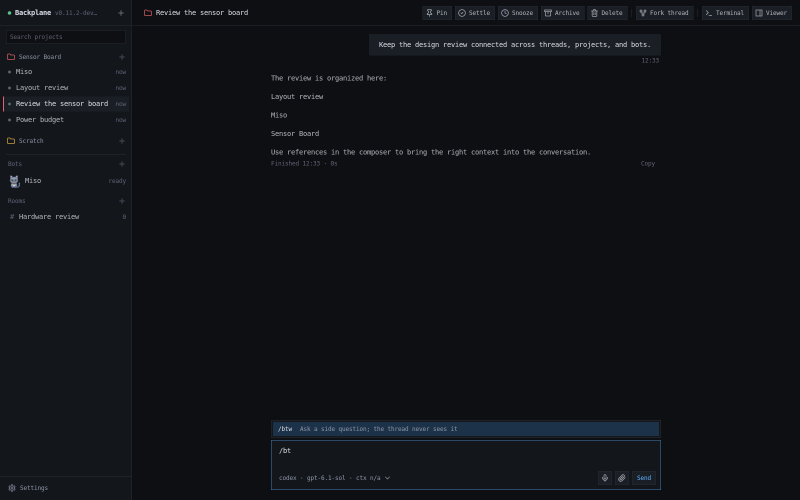
#> input picture docs/media/readme/features/raw/btw-autocomplete.png, 1600 x 1000 px, given in place of reference-thread.png, which was not available (shown at 1/2 size)
$ python export-panels.py
#> lines starting #> are read from the running program, lines starting #| are printed output that depends on the picture
"""Lossless crops of actual native pixels, plus explicitly scaled 2x exports.

Run after capture-features.py. No UI is drawn or reconstructed here.
"""
import json
from pathlib import Path
from PIL import Image

OUT = Path(__file__).resolve().parents[1]
panels = {
    'reference-thread': (530, 772, 1334, 990),
    'reference-room': (530, 772, 1334, 990),
    'reference-project': (530, 772, 1334, 990),
    'reference-bot': (530, 772, 1334, 990),
    'btw-autocomplete': (530, 830, 1334, 990),
    'btw-draft': (530, 865, 1334, 990),
    'inline-terminal': (530, 348, 1285, 677),
    'model-picker': (530, 748, 1334, 990),
}
manifest = {}
for name, box in panels.items():
    im = Image.open(OUT / 'raw' / (name + '.png')).crop(box)
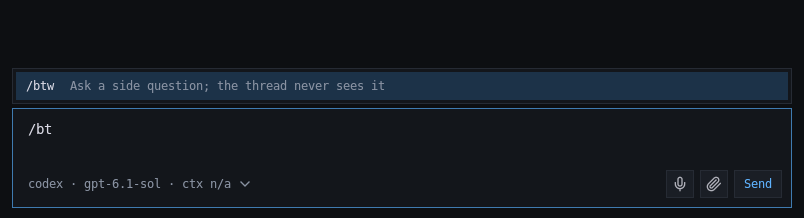
#> im: PIL image 804x218 RGB; mean R, G, B 19.5, 25, 31.9
    im.save(OUT / (name + '.png'))
    # An enlarged pixel export for documentation composition, not extra detail.
    im.resize((im.width * 2, im.height * 2), Image.Resampling.NEAREST).save(OUT / (name + '-2x.png'))
    manifest[name] = {'source': 'raw/' + name + '.png', 'crop': box, 'native_size': im.size, '2x': 'Nearest-neighbor enlargement of actual native pixels; not a higher-resolution rerender.'}
#> pass 2 of the loop `for name, box in panels.items():`:
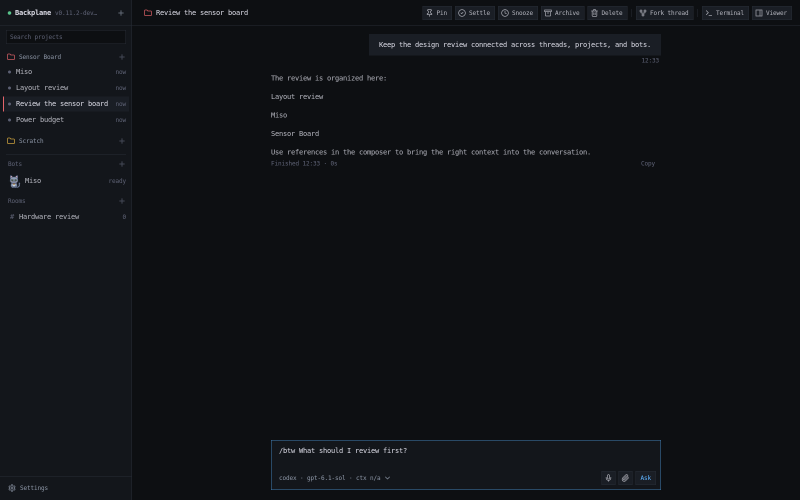
#> input picture docs/media/readme/features/raw/btw-draft.png, 1600 x 1000 px, given in place of reference-room.png, which was not available (shown at 1/2 size)
#> `im = Image.open(OUT / 'raw' / (name + '.png')).crop(box)`:
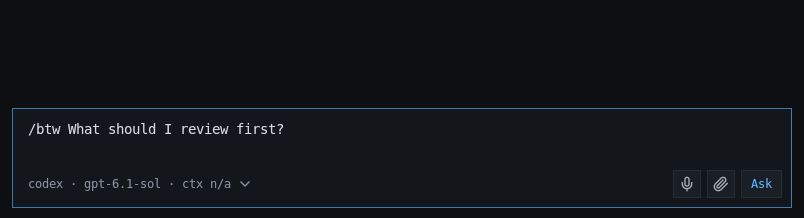
#> im: PIL image 804x218 RGB; mean R, G, B 17.4, 20.4, 24.9
#> (the run stopped early here; a loop or call above may not have finished)
